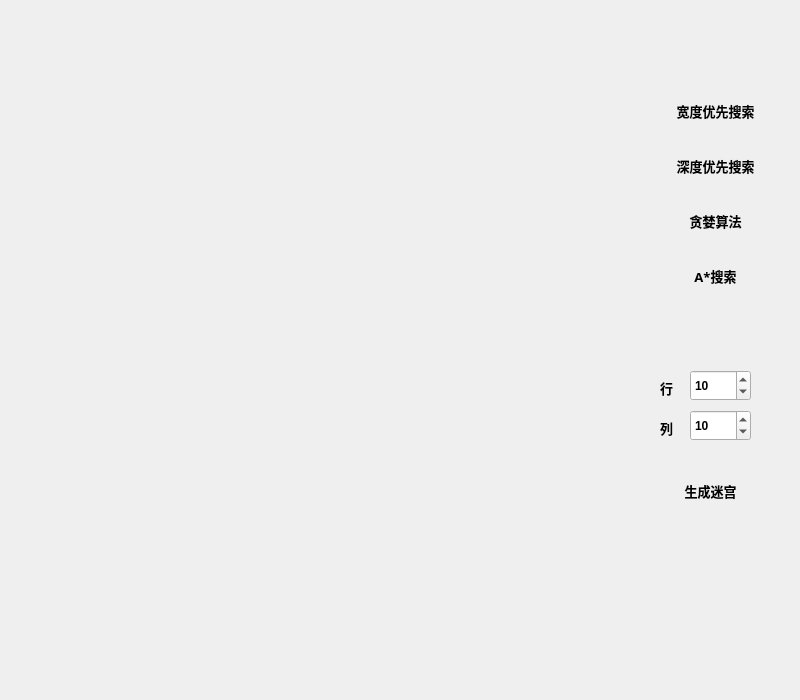
<?xml version="1.0" encoding="UTF-8"?>
<ui version="4.0">
 <class>play_maze</class>
 <widget class="QWidget" name="play_maze">
  <property name="geometry">
   <rect>
    <x>0</x>
    <y>0</y>
    <width>800</width>
    <height>700</height>
   </rect>
  </property>
  <property name="mouseTracking">
   <bool>false</bool>
  </property>
  <property name="windowTitle">
   <string>游戏界面</string>
  </property>
  <property name="styleSheet">
   <string notr="true">background-image: url(:/img/img/BG.jpg)</string>
  </property>
  <widget class="QPushButton" name="search_path">
   <property name="geometry">
    <rect>
     <x>660</x>
     <y>90</y>
     <width>111</width>
     <height>41</height>
    </rect>
   </property>
   <property name="font">
    <font>
     <family>楷体</family>
     <pointsize>10</pointsize>
     <weight>75</weight>
     <italic>false</italic>
     <bold>true</bold>
    </font>
   </property>
   <property name="styleSheet">
    <string notr="true">border-radius:10px;</string>
   </property>
   <property name="text">
    <string>宽度优先搜索</string>
   </property>
  </widget>
  <widget class="QPushButton" name="creat_maze">
   <property name="geometry">
    <rect>
     <x>660</x>
     <y>470</y>
     <width>101</width>
     <height>41</height>
    </rect>
   </property>
   <property name="font">
    <font>
     <family>楷体</family>
     <pointsize>10</pointsize>
     <weight>75</weight>
     <bold>true</bold>
    </font>
   </property>
   <property name="styleSheet">
    <string notr="true">border-radius:10px;</string>
   </property>
   <property name="text">
    <string>生成迷宫</string>
   </property>
  </widget>
  <widget class="QSpinBox" name="get_row">
   <property name="geometry">
    <rect>
     <x>690</x>
     <y>410</y>
     <width>61</width>
     <height>31</height>
    </rect>
   </property>
   <property name="font">
    <font>
     <weight>75</weight>
     <bold>true</bold>
    </font>
   </property>
   <property name="focusPolicy">
    <enum>Qt::ClickFocus</enum>
   </property>
   <property name="minimum">
    <number>8</number>
   </property>
   <property name="maximum">
    <number>200</number>
   </property>
   <property name="value">
    <number>10</number>
   </property>
  </widget>
  <widget class="QSpinBox" name="get_col">
   <property name="geometry">
    <rect>
     <x>690</x>
     <y>370</y>
     <width>61</width>
     <height>31</height>
    </rect>
   </property>
   <property name="font">
    <font>
     <weight>75</weight>
     <bold>true</bold>
    </font>
   </property>
   <property name="focusPolicy">
    <enum>Qt::ClickFocus</enum>
   </property>
   <property name="minimum">
    <number>8</number>
   </property>
   <property name="maximum">
    <number>200</number>
   </property>
   <property name="value">
    <number>10</number>
   </property>
  </widget>
  <widget class="QLabel" name="label">
   <property name="geometry">
    <rect>
     <x>660</x>
     <y>380</y>
     <width>16</width>
     <height>16</height>
    </rect>
   </property>
   <property name="font">
    <font>
     <family>楷体</family>
     <pointsize>10</pointsize>
     <weight>75</weight>
     <bold>true</bold>
    </font>
   </property>
   <property name="text">
    <string>行</string>
   </property>
  </widget>
  <widget class="QLabel" name="label_2">
   <property name="geometry">
    <rect>
     <x>660</x>
     <y>420</y>
     <width>16</width>
     <height>16</height>
    </rect>
   </property>
   <property name="font">
    <font>
     <family>楷体</family>
     <pointsize>10</pointsize>
     <weight>75</weight>
     <bold>true</bold>
    </font>
   </property>
   <property name="text">
    <string>列</string>
   </property>
  </widget>
  <widget class="QPushButton" name="DFS">
   <property name="geometry">
    <rect>
     <x>660</x>
     <y>145</y>
     <width>111</width>
     <height>41</height>
    </rect>
   </property>
   <property name="font">
    <font>
     <family>楷体</family>
     <pointsize>10</pointsize>
     <weight>75</weight>
     <bold>true</bold>
    </font>
   </property>
   <property name="styleSheet">
    <string notr="true">border-radius:10px;</string>
   </property>
   <property name="text">
    <string>深度优先搜索</string>
   </property>
  </widget>
  <widget class="QPushButton" name="A_search">
   <property name="geometry">
    <rect>
     <x>660</x>
     <y>255</y>
     <width>111</width>
     <height>41</height>
    </rect>
   </property>
   <property name="font">
    <font>
     <family>楷体</family>
     <pointsize>10</pointsize>
     <weight>75</weight>
     <bold>true</bold>
    </font>
   </property>
   <property name="styleSheet">
    <string notr="true">border-radius:10px;</string>
   </property>
   <property name="text">
    <string>A*搜索</string>
   </property>
  </widget>
  <widget class="QPushButton" name="greedy">
   <property name="geometry">
    <rect>
     <x>660</x>
     <y>200</y>
     <width>111</width>
     <height>41</height>
    </rect>
   </property>
   <property name="font">
    <font>
     <family>楷体</family>
     <pointsize>10</pointsize>
     <weight>75</weight>
     <bold>true</bold>
    </font>
   </property>
   <property name="styleSheet">
    <string notr="true">border-radius:10px;</string>
   </property>
   <property name="text">
    <string>贪婪算法</string>
   </property>
  </widget>
 </widget>
 <resources/>
 <connections/>
</ui>
